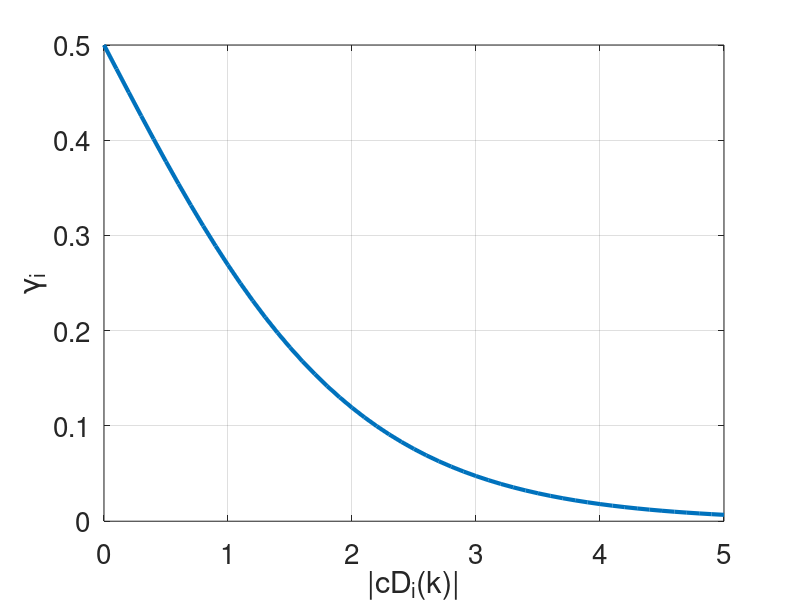

This figure's MATLAB source:
cD=0:0.1:5;
Th=1./(1+exp(cD));
plot(cD,Th,'LineWidth',3);
grid on;
xlabel('|cD_i(k)|')
ylabel('\gamma_i');
set(gca,'FontSize',20);